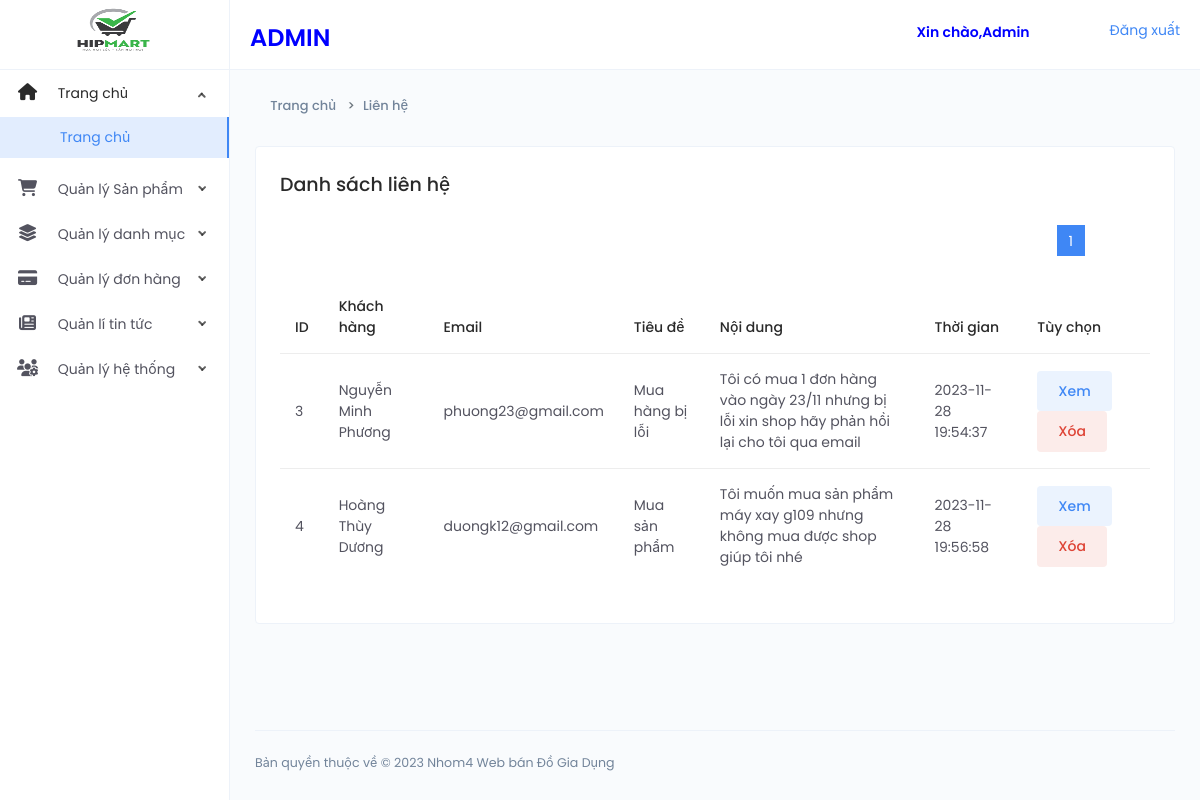
/Webdogiadung/Admin/Lienhe.php (signed in), run on the app's committed database.
### tables this page shows
CREATE TABLE `contact` (
  `ID` int(11) NOT NULL,
  `Name` varchar(40) NOT NULL,
  `Email` varchar(50) NOT NULL,
  `Conten` varchar(50) NOT NULL,
  `Message` varchar(100) NOT NULL,
  `Creat_at` timestamp NOT NULL DEFAULT current_timestamp()
);

### Webdogiadung/Admin/Lienhe.php (the view, shortened to what this page needs)
<?php
require('Header_admin.php');
?>
<?php
require('Nav_left.php');
?>
<?php
include('Conect.php');
?>
<div class="page-container">
   <div class="main-content">
      <div class="page-header">
         <div class="header-sub-title">
            <nav class="breadcrumb breadcrumb-dash">
               <a href="index.php" class="breadcrumb-item"><i class="anticon anticon-home m-r-5"></i>Trang chủ</a>
               <a class="breadcrumb-item" href="Lienhe.php">Liên hệ</a>
            </nav>
         </div>
      </div>
      <div class="card">
         <div class="card-body">
            <h4>Danh sách liên hệ </h4>
            <div class="m-t-25">
               <?php
               $itemsPerPage = 6;
               $page = 1;
               $offset = ($page - 1) * $itemsPerPage;
               $sql = "SELECT COUNT(*) as totalItems FROM `contact`";
               $result = mysqli_query($conn, $sql);
               $row = mysqli_fetch_assoc($result);
               $totalItems = $row["totalItems"];
               $totalPages = ceil($totalItems / $itemsPerPage);
               $sql = "SELECT * FROM `contact`  Limit " . $offset . "," . $itemsPerPage;
               $result = mysqli_query($conn, $sql);
               if (mysqli_num_rows($result) > 0) {
               ?>
                  <ul class="pagination">
                     <?php for ($i = 1; $i <= $totalPages; $i++) { ?>
                        <?php if ($i == $page) { ?>
                           <li class="active"><a href="Lienhe.php?page=<?php echo $i; ?>"><?php echo $i; ?></a></li>
                        <?php } else { ?>
                           <li><a href="Lienhe.php?page=<?php echo $i; ?>"><?php echo $i; ?></a></li>
                        <?php } ?>
                     <?php } ?>
                  </ul>
                  <table id="data-table" class="table">
                     <thead>
                        <tr>
                           <th>ID</th>
                           <th>Khách hàng</th>
                           <th>Email</th>
                           <th>Tiêu đề</th>
                           <th>Nội dung</th>
                           <th>Thời gian</th>
                           <th>Tùy chọn </th>
                        </tr>
                     </thead>
                     <tbody>
                        <?php
                        while ($row = mysqli_fetch_assoc($result)) {
                           $id = $row['ID'];
                           $sql = "SELECT * FROM contact";
                           $res = mysqli_query($conn, $sql);
                        ?>
                           <tr>
                              <td><?php echo $id ?></td>
                              <td><?php echo $row['Name'] ?></td>
                              <td><?php echo $row['Email'] ?></td>
                              <td><?php echo $row['Conten'] ?></td>
                              <td><?php echo $row['Message'] ?></td>
                              <td><?php echo $row['Creat_at'] ?></td>
                              <td class="tuychon">
                                 <a class="btn btn-primary btn-tone m-r-5" href="./xem_lienhe.php?ID=<?php echo $row['ID']; ?>">Xem</a>
                                 <a class="btn btn-danger btn-tone m-r-5" href="./Xoa_lienhe.php?ID=<?php echo $row['ID']; ?>" onclick="return confirm('Bạn có chắc chắn muốn xóa danh mục này không?');">Xóa</a>
                              </td>
                           </tr>
                        <?php
                        } ?>
                     </tbody>
                  </table>
               <?php
               } ?>
            </div>
         </div>
      </div>
   </div>
   <?php
   require('Footer_Admin.php');
   ?>

### Webdogiadung/Admin/assets/css/style.css (style rules this page uses)
.pagination { display: flex; align-items: center; justify-content: flex-end; margin-bottom: 25px; margin-top: 15px; margin-right: 60px; list-style: none; }
.pagination li:first-child a, .pagination li:first-child span { border-bottom-left-radius: 0; border-top-left-radius: 0; margin-left: 0; }
.pagination li:last-child a, .pagination li:last-child span { border-bottom-right-radius: 0; border-top-right-radius: 0; }
.pagination .active a, .pagination .active span, .pagination .active a:hover, .pagination .active span:hover, .pagination .active a:focus, .pagination .active span:focus { background-color: #3f87f5; border-color: #3f87f5; color: #ffffff; cursor: default; z-index: 2; }
.pagination li a, .pagination li span { background-color: #f0f0e9; border: 0; float: left; line-height: 1.42857; margin-left: -1px; padding: 6px 12px; position: relative; text-decoration: none; margin-right: 5px; color: #000; }

### data on the page
contact: ID "3", Name "Nguyễn Minh Phương", Email "phuong23@gmail.com", Conten "Mua hàng bị lỗi", Message "Tôi có mua 1 đơn hàng vào ngày 23/11 nhưng bị lỗi xin shop hãy phản hồi lại cho tôi qua email", Creat_at "2023-11-28 19:54:37"
contact: ID "4", Name "Hoàng Thùy Dương", Email "duongk12@gmail.com", Conten "Mua sản phẩm", Message "Tôi muốn mua sản phẩm máy xay g109 nhưng không mua được shop giúp tôi nhé", Creat_at "2023-11-28 19:56:58"
